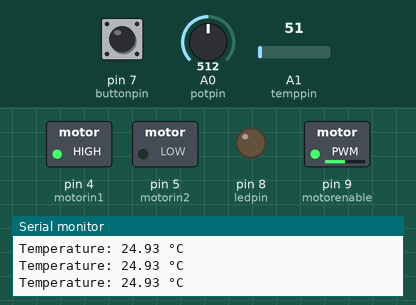
Recording of a sketch running on a simulated Arduino Uno, built with avr-gcc and run on an emulated ATmega328P. On the bench: switched loads named in the sketch (green lamp = pin HIGH), output pins drawn as LEDs (lit = HIGH), the last lines printed to the serial monitor. Dashed ring = blinking. The test bench sets the inputs (shaded band); at power-on: A1 (temppin) = 51, A0 (potpin) = 512, pin 7 (buttonpin) HIGH.

Above: at 1.2 s.
1.3 s: A1 (temppin) set to 77
2.8 s: A1 (temppin) set to 88
At 3.0 s:
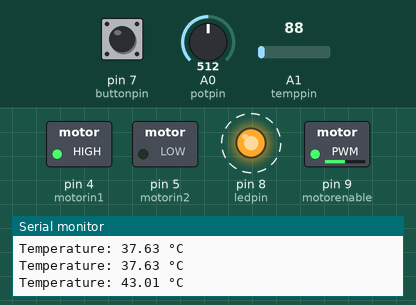
5.8 s: A0 (potpin) set to 716
At 6.0 s:
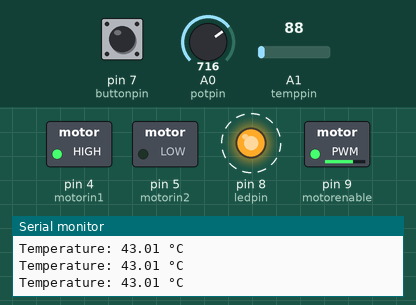
8.8 s: A0 (potpin) set to 900
At 9.01 s:
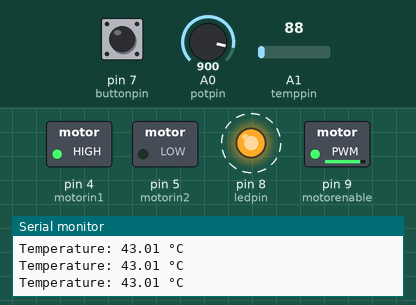
11.8 s: A0 (potpin) set to 122
At 12.01 s:
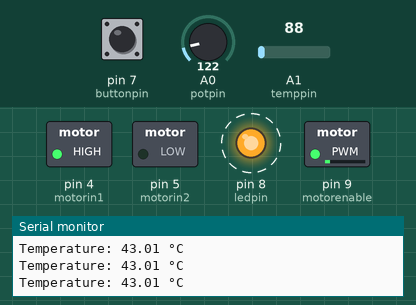
14.8 s: A0 (potpin) set to 0
At 15.01 s:
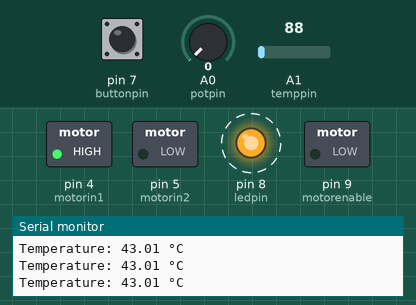
Timing chart, 0 to 18.8 s (numbered marks = the images above; inputs shaded):
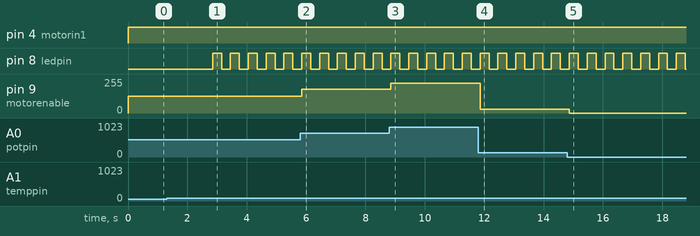

Measured:
- the behaviour switches between 81 and 82 on A1 (temppin) (found by bisection; images 0 and 1)
- after the input at 2.8 s, pin 8 (ledpin): alternates HIGH for 0.30 s and LOW for 0.30 s, starting after 0.05 s
- after the input at 5.8 s, pin 9 (motorenable): 127/255 → 178/255 after 0.05 s
- after the input at 8.8 s, pin 9 (motorenable): 178/255 → 224/255 after 0.06 s
- after the input at 11.8 s, pin 9 (motorenable): 224/255 → 30/255 after 0.06 s
- after the input at 14.8 s, pin 9 (motorenable): 30/255 → 0/255 after 0.07 s

The sketch:

glorious_bombul_kup1.ino
```cpp
// Prisha Basak f2025A8PS1075H //

// Pin Connections
const int motorenable = 9;   // Enable 1 of L293D
const int motorin1    = 4;   // Input 1 of L293D
const int motorin2    = 5;   // Input 2 of L293D
const int potpin      = A0;  // Potentiometer input
const int temppin     = A1;  // Temperature sensor input
const int ledpin      = 8;   // Warning LED
const int buttonpin   = 7;   // Pushbutton


// Threshold temperature
const float tempthreshold = 40.0;
bool ledOverride = false;
bool lastButtonState = HIGH;

void setup() {
  pinMode(motorenable, OUTPUT);
  pinMode(motorin1, OUTPUT);
  pinMode(motorin2, OUTPUT);
  pinMode(ledpin, OUTPUT);
  pinMode(buttonpin, INPUT_PULLUP);  // internal pull-up

  Serial.begin(9600);
}

void loop() {
  // Motor Speed Control ---
  int potvalue = analogRead(potpin);
  int motorspeed = map(potvalue, 0, 1023, 0, 255);
  analogWrite(motorenable, motorspeed);

  // Fixed direction (forward)
  digitalWrite(motorin1, HIGH);
  digitalWrite(motorin2, LOW);

  // Temperature Reading
  int rawtemp = analogRead(temppin);
  float voltage = (rawtemp / 1023.0) * 5.0;
  float temperature = voltage * 100;

  Serial.print("Temperature: ");
  Serial.print(temperature);
  Serial.println(" °C");

  // Button Check
  bool buttonState = digitalRead(buttonpin);
  if (lastButtonState == HIGH && buttonState == LOW) {
    ledOverride = !ledOverride;
    delay(50);
  }
  lastButtonState = buttonState;

  // LED Warning
  if (temperature > tempthreshold && !ledOverride) {
    // Blink LED
    digitalWrite(ledpin, HIGH);
    delay(300);
    digitalWrite(ledpin, LOW);
    delay(300);
  } else {
    digitalWrite(ledpin, LOW);
    delay(50);
  }
}
```
